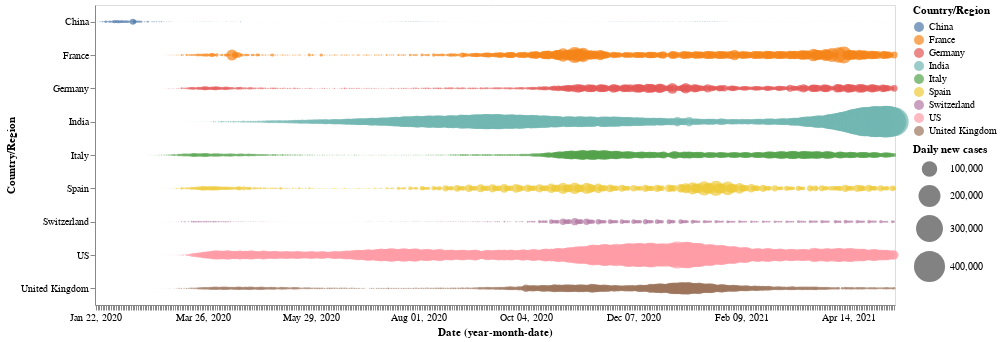

The cell this chart's notebook holds for it:
### Code cell
alt.Chart(selectedCountries).mark_circle().encode(
    x='yearmonthdate(Date):O',
    y='Country/Region',
    color='Country/Region',
    size=alt.Size('New cases:Q',
        scale=alt.Scale(range=[0, 1000]),
        legend=alt.Legend(title='Daily new cases')
    ) 
).properties(
    width=800,
    height=300
)

### Figure 1 — Vega-Lite specification as saved in the notebook (floating-point values rounded to 4 significant figures; data arrays with more than 128 entries replaced by an {"elided": "..."} marker saying what was removed)
{"config": {"view": {"continuousWidth": 400, "continuousHeight": 300}}, "data": {"name": "data-08369b7854af1078b97018f465288fce"}, "mark": "circle", "encoding": {"color": {"type": "nominal", "field": "Country/Region"}, "size": {"type": "quantitative", "field": "New cases", "legend": {"title": "Daily new cases"}, "scale": {"range": [0, 1000]}}, "x": {"type": "ordinal", "field": "Date", "timeUnit": "yearmonthdate"}, "y": {"type": "nominal", "field": "Country/Region"}}, "height": 300, "width": 800, "$schema": "https://vega.github.io/schema/vega-lite/v4.8.1.json", "datasets": {"data-08369b7854af1078b97018f465288fce": {"elided": "4284 records"}}}
